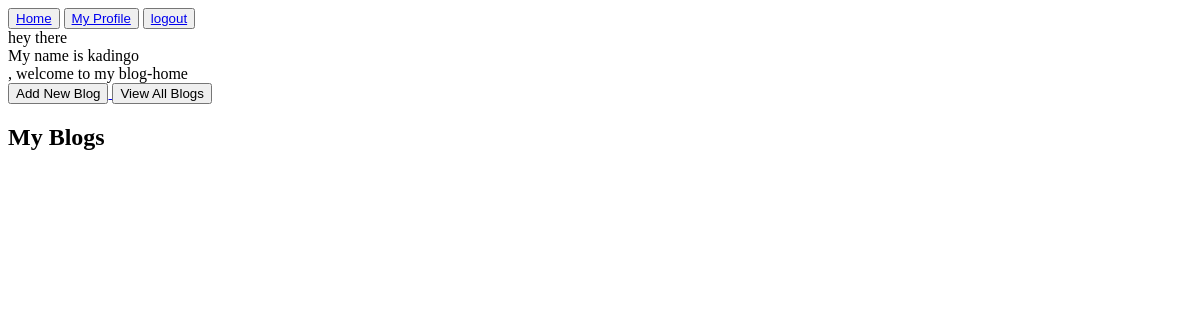
The app's page /blog/home (signed in), older data.
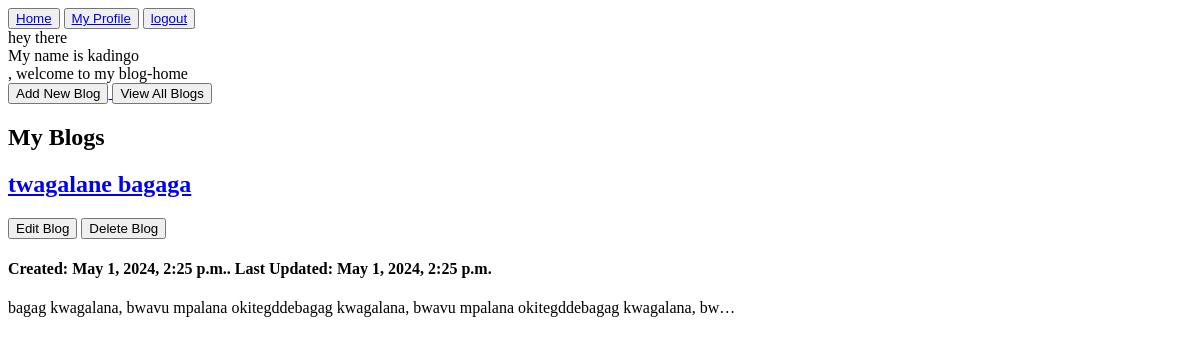
The same page, newer data.
### myblog/models.py (models this page shows, shortened)
class Blog(models.Model):
    author = models.ForeignKey(settings.AUTH_USER_MODEL, on_delete=models.CASCADE)
    title = models.CharField(max_length=120)
    description = models.TextField(blank=True, null=True)
    created_at = models.DateTimeField(auto_now_add=True, blank=True, null=True)
    updated_at = models.DateTimeField(auto_now=True, blank=True, null=True)
    slug = models.SlugField(unique=True, blank=True, null=True)
    photo = models.ImageField(upload_to="blog_uploaded_pics/", blank=True, null=True)

### myblog/views.py (the view)
# urls.py: path("home", views.home, name="home"),
@login_required(login_url="user_signin")
def home(request):
    username = request.user.username
    blogs = models.Blog.objects.filter(author=request.user).order_by("-created_at")
    context = {
        "username": username,
        "blogs": blogs
    }
    return render(request, "myblog/home.html", context)

### templates/myblog/home.html (shortened to what this page needs)
{% extends "base.html" %}
{% block content %}
<div>hey there</div>
<div>My name is {{ username}}</div>, welcome to my blog-home
<div>
    <a href={% url "add_blog" %}>
        <button>Add New Blog</button>
    </a>
    <a href={% url "blogs" %}>
        <button>View All Blogs</button>
    </a>
</div>
<h2>My Blogs</h2>
{% for blog in blogs %}
    <a href={% url "blog_details" slug=blog.slug %}>
        <h2>{{ blog.title }}</h2>
        {% if request.user == blog.author %}
        <a href={% url "edit_blog" blog.slug%}><button>Edit Blog</button></a>
        <a href={% url "delete_blog" blog.slug%}><button>Delete Blog</button></a>
        {% endif %}
    </a>
    <h4>Created: {{blog.created_at}}. Last Updated: {{blog.updated_at}}</h4>
        <p>{{ blog.description|truncatechars:100 }}</p>
    {% endfor %}
{% endblock content %}

Row changes from the older to the newer data that the page shows:
added Blog: title "twagalane bagaga", shows "Edit Blog", created_at "May 1, 2024, 2:25 p.m.", updated_at "May 1, 2024, 2:25 p.m.", description "bagag kwagalana, bwavu mpalana okitegddebagag kwagalana, bwavu mpalana okitegddebagag kwagalana, bw…"
